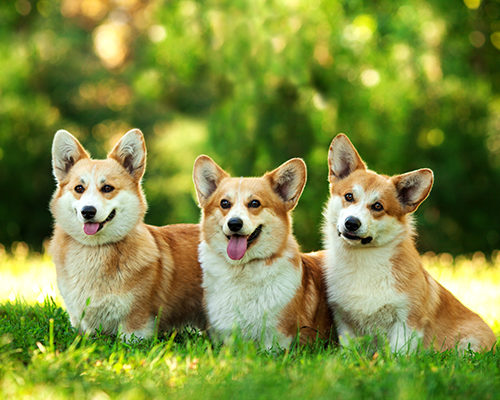
#> input picture CHAPTER08/exercise/images/translate.jpg, 500 x 400 px
$ python 17.py
#> lines starting #> are read from the running program, lines starting #| are printed output that depends on the picture; after the words box and inside, x2 and y2 are one past the last pixel; in counts of white or black regions, pixels touching at a corner belong together
import numpy as np, cv2

image = cv2.imread("images/translate.jpg", cv2.IMREAD_GRAYSCALE)
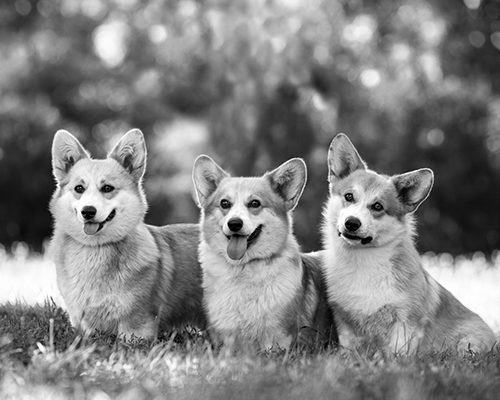
#> image: shape (400, 500); min 0, max 255, mean 128.9
if image is None: raise Exception("영상파일 읽기 에러")

h, w = image.shape
#> h = 400; w = 500


flip1 = np.array([[-1, 0, 0],
                  [0, 1, 0]]).astype('float32')
flip2 = np.array([[1, 0, 0],
                  [0, -1, 0]]).astype('float32')
flip3 = np.array([[-1, 0, 0],
                  [0, -1, 0]]).astype('float32')

dst1 = cv2.warpAffine(image, flip1, (w,h))
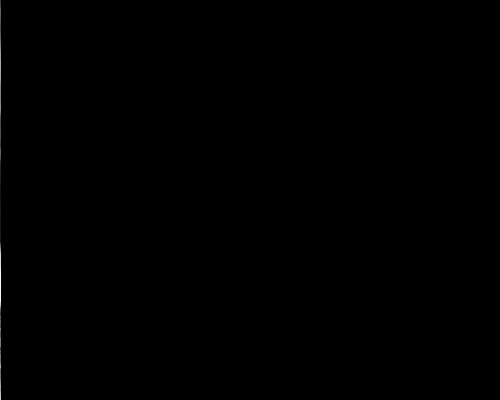
#> dst1: shape (400, 500); min 0, max 253, mean 0.2
dst2 = cv2.warpAffine(image, flip2, (w,h))
dst3 = cv2.warpAffine(image, flip3, (w,h))
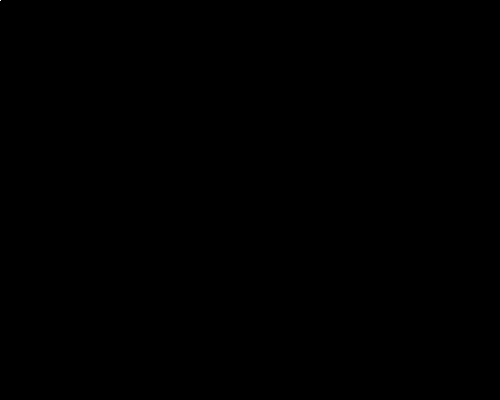
#> dst3: shape (400, 500); values 0 (black) and 60 (white), 0% white in thin lines or dots, all inside (x1, y1, x2, y2) = (0, 0, 1, 1)

print(dst3)
#> (printed output is left out)
cv2.imshow('image', image);  cv2.imshow('flip1', dst1)
cv2.imshow('flip2', dst2);   cv2.imshow('flip3', dst3)
cv2.waitKey(0)

$ run again, with CHAPTER08/exercise/images/10.jpg copied over CHAPTER08/exercise/images/translate.jpg
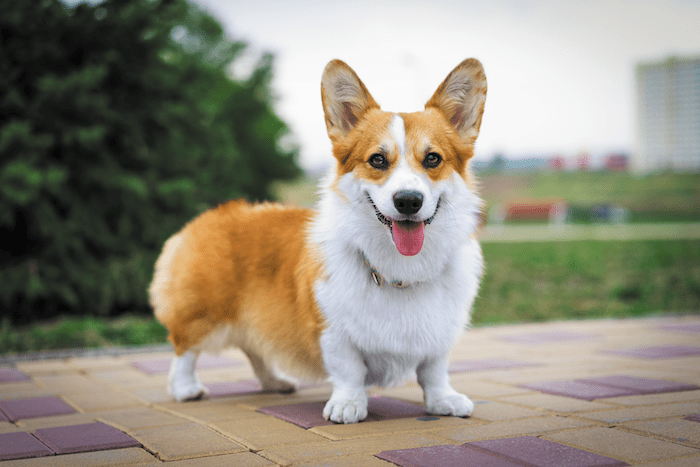
#> input picture CHAPTER08/exercise/images/10.jpg, 700 x 467 px
#> `image = cv2.imread("images/translate.jpg", cv2.IMREAD_GRAYSCALE)`:
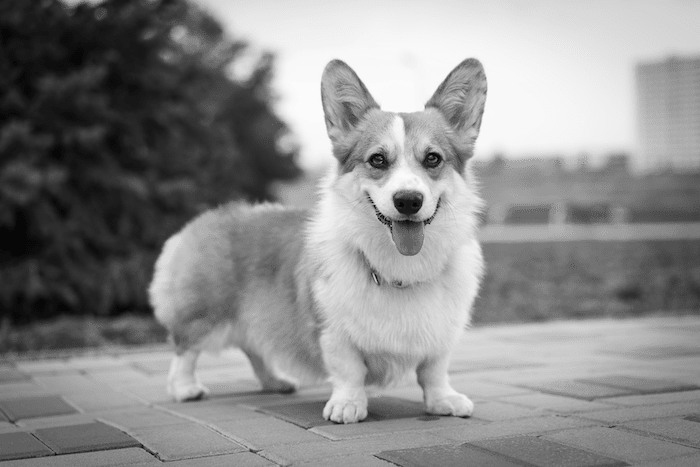
#> image: shape (467, 700); min 7, max 251, mean 139.8
#> dst3: shape (467, 700); values 0 (black) and 26 (white), 0% white in thin lines or dots, all inside (x1, y1, x2, y2) = (0, 0, 1, 1)
#> (printed output is left out)

$ run again, with CHAPTER08/exercise/images/11.jpg copied over CHAPTER08/exercise/images/translate.jpg
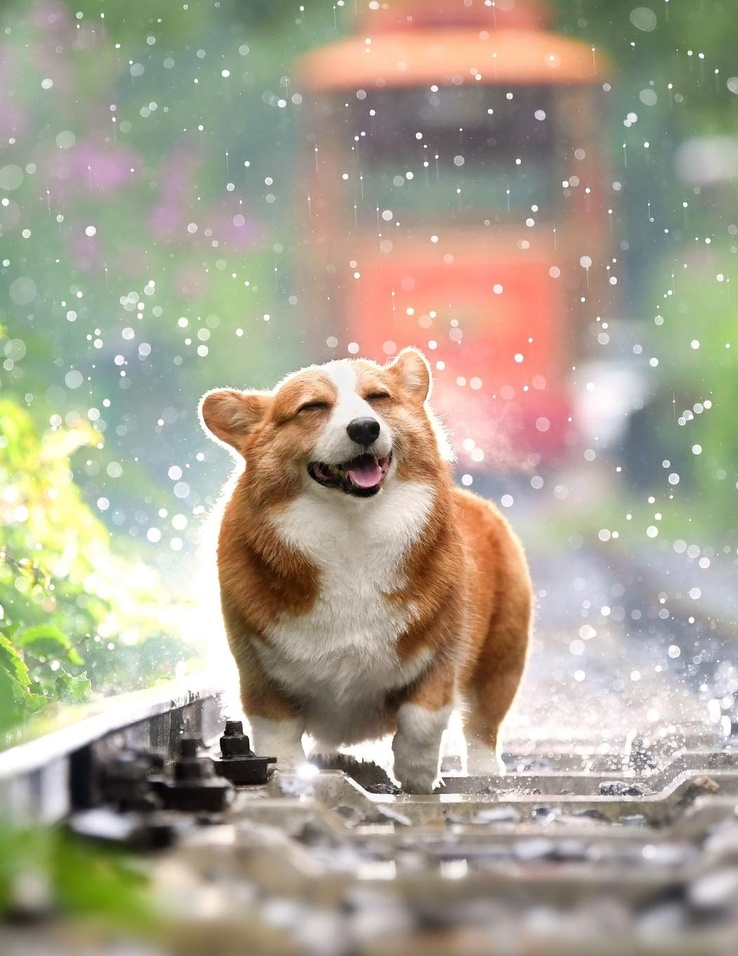
#> input picture CHAPTER08/exercise/images/11.jpg, 738 x 956 px, shrunk from 1051 x 1360 before the run
#> `image = cv2.imread("images/translate.jpg", cv2.IMREAD_GRAYSCALE)`:
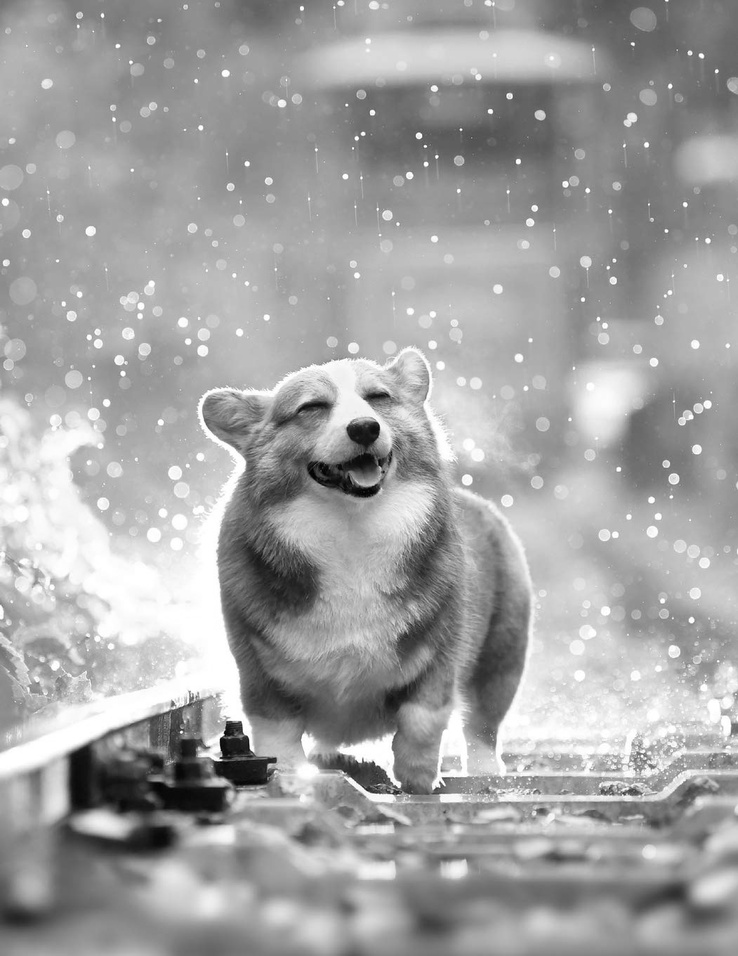
#> image: shape (956, 738); min 0, max 255, mean 162.4
#> dst3: shape (956, 738); values 0 (black) and 114 (white), 0% white in thin lines or dots, all inside (x1, y1, x2, y2) = (0, 0, 1, 1)
#> (printed output is left out)

$ run again, with CHAPTER08/exercise/images/12.jpg copied over CHAPTER08/exercise/images/translate.jpg
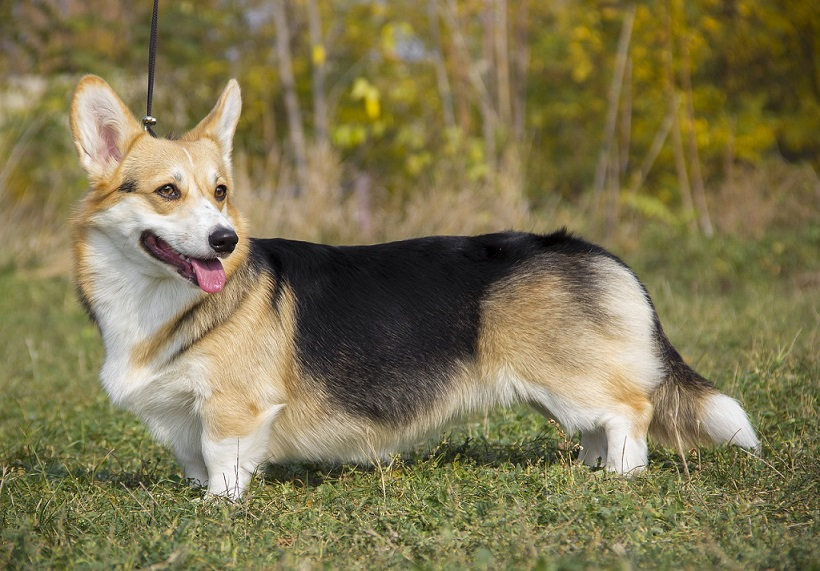
#> input picture CHAPTER08/exercise/images/12.jpg, 820 x 571 px
#> `image = cv2.imread("images/translate.jpg", cv2.IMREAD_GRAYSCALE)`:
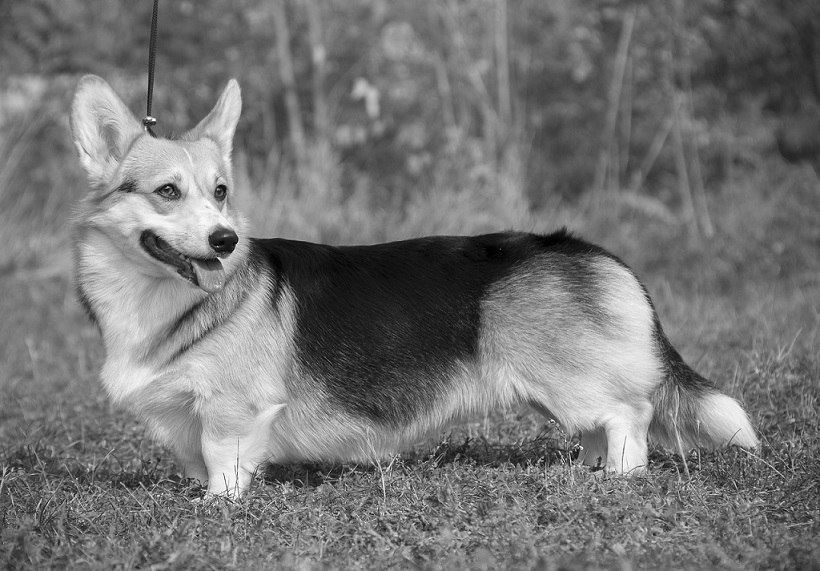
#> image: shape (571, 820); min 0, max 255, mean 117.4
#> dst3: shape (571, 820); values 0 (black) and 63 (white), 0% white in thin lines or dots, all inside (x1, y1, x2, y2) = (0, 0, 1, 1)
#> (printed output is left out)
